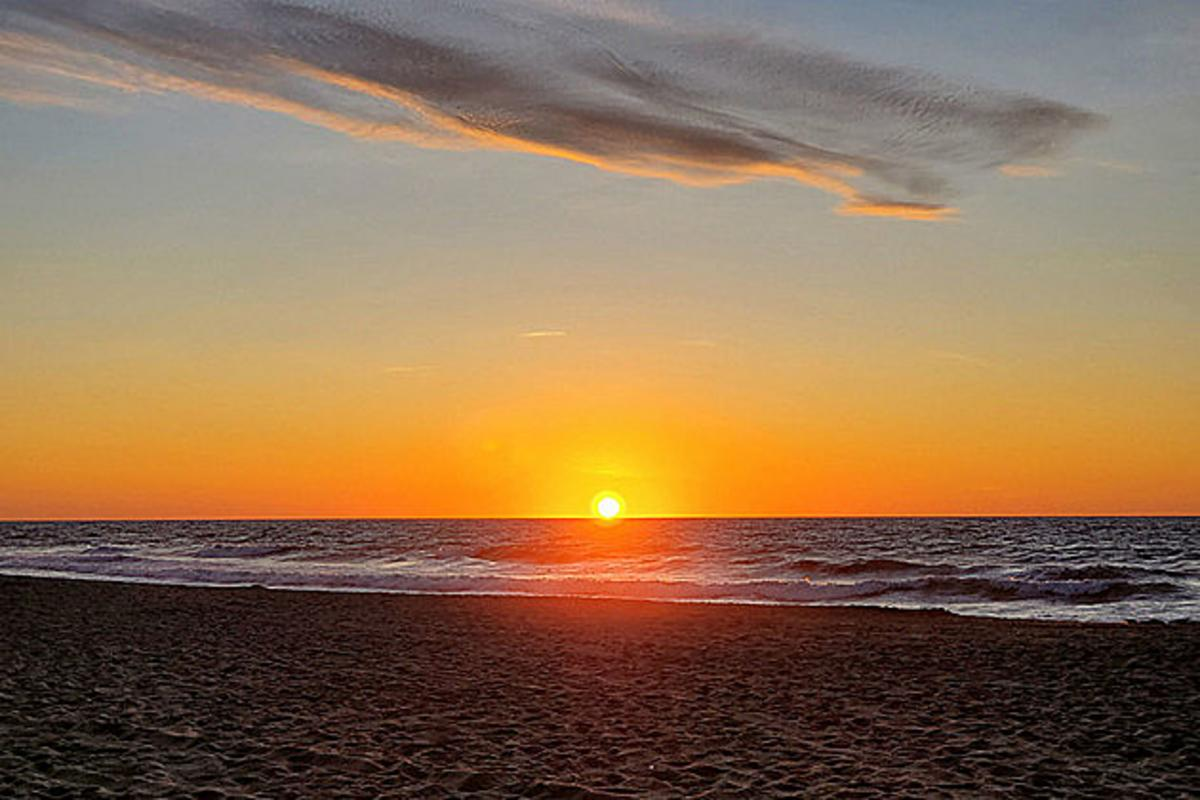
#> input picture sunset.jpg, 1200 x 800 px, found by its file name
$ python medianFilteringDemo.py
#> lines starting #> are read from the running program, lines starting #| are printed output that depends on the picture
# median filtering - filtering method that finds median valus within given region
# used for noise reduction & edge preservation
# look within kernel window & replace center pixel with median value
# if nose is salt and pepper noise (0 or 255), choosing median value will always ignore noise
import cv2 as cv
import os
import numpy as np
from matplotlib import pyplot as plt

def medianFiltering():
    img = cv.imread("sunset.jpg")
#> img is the input picture: shape (800, 1200, 3); mean B, G, R 82.3, 111.5, 141.1
    imgRGB = cv.cvtColor(img, cv.COLOR_BGR2RGB)

    noisyImg = imgRGB.copy()
    noiseProb = 0.05
    noise = np.random.rand(noisyImg.shape[0], noisyImg.shape[1])
    noisyImg[noise<noiseProb/2] = 0
    noisyImg[noise > 1 - noiseProb/2] = 255
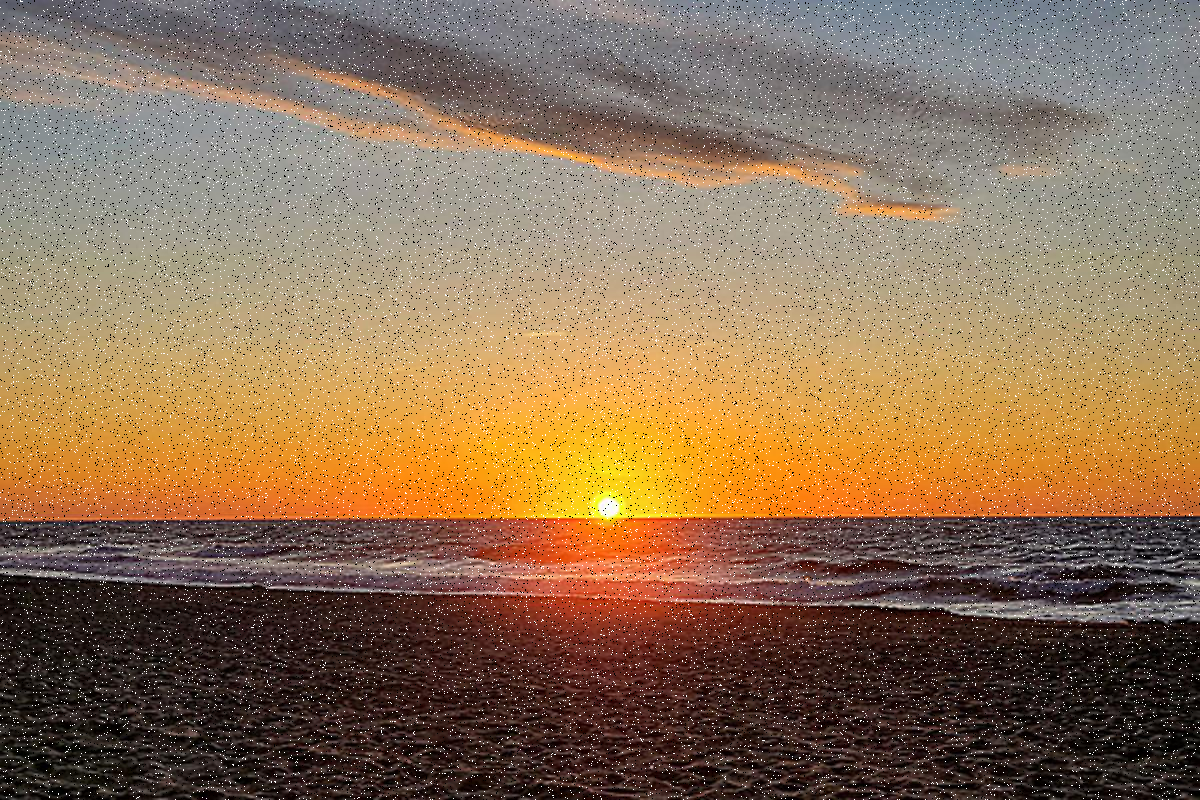
#> noisyImg: shape (800, 1200, 3); mean R, G, B 140.4, 112.3, 84.5

    imgFilter = cv.medianBlur(noisyImg, 5)

    plt.figure()
    plt.subplot(131)
    plt.imshow(noisyImg)
    plt.title('noisy image')
    plt.subplot(132)
    plt.imshow(imgFilter)
    plt.title('median filtering')
    plt.show()
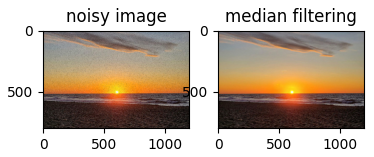
#> figure drawn by matplotlib, 2 panels

if __name__ == "__main__":
    medianFiltering()
